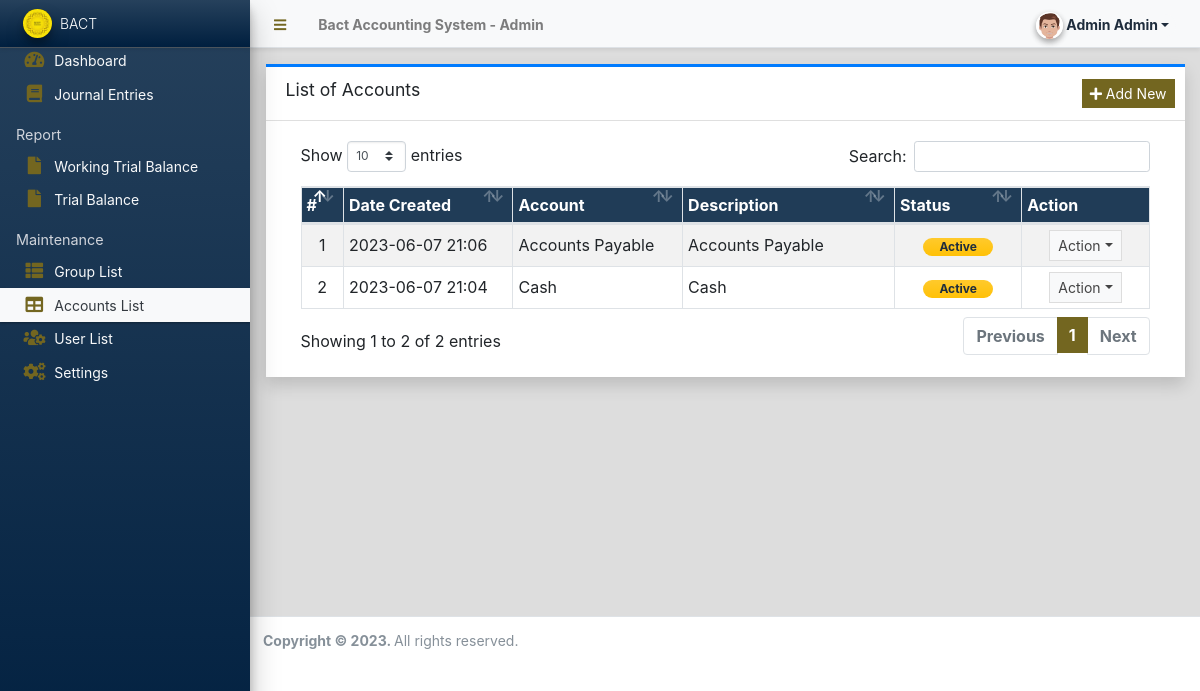
/admin/?page=accounts (signed in), run on the app's committed database.
### tables this page shows
CREATE TABLE `account_list` (
  `id` int(30) NOT NULL,
  `name` text NOT NULL,
  `description` text NOT NULL,
  `status` tinyint(1) NOT NULL DEFAULT 1,
  `delete_flag` tinyint(1) NOT NULL DEFAULT 0,
  `date_created` datetime NOT NULL DEFAULT current_timestamp(),
  `date_updated` datetime DEFAULT NULL ON UPDATE current_timestamp()
);

### admin/accounts/index.php (the view, shortened to what this page needs)
<div class="card card-outline card-primary rounded-0 shadow">
	<div class="card-header">
		<h3 class="card-title">List of Accounts</h3>
		<div class="card-tools">
			<a href="javascript:void(0)" id="create_new" class="btn btn-flat btn-sm btn-primary"><span class="fas fa-plus" style="color: white;"></span>  Add New</a>
		</div>
	</div>
	<div class="card-body">
		<div class="container-fluid">
        <div class="container-fluid">
			<table class="table table-bordered table-hover table-striped">
				<colgroup>
					<col width="5%">
					<col width="20%">
					<col width="20%">
					<col width="25%">
					<col width="15%">
					<col width="15%">
				</colgroup>
				<thead>
					<tr class="custom-tr">
						<th>#</th>
						<th>Date Created</th>
						<th>Account</th>
						<th>Description</th>
						<th>Status</th>
						<th>Action</th>
					</tr>
				</thead>
				<tbody>
					<?php
						$i = 1;
						$qry = $conn->query("SELECT * from `account_list` where delete_flag = 0 order by `name` asc ");
						while($row = $qry->fetch_assoc()):
					?>
						<tr>
							<td class="text-center"><?php echo $i++; ?></td>
							<td class=""><?php echo date("Y-m-d H:i",strtotime($row['date_created'])) ?></td>
							<td class=""><?php echo $row['name'] ?></td>
							<td class=""><p class="m-0 truncate-1"><?php echo $row['description'] ?></p></td>
							<td class="text-center">
								<?php
									switch($row['status']){
										case 1:
											echo '<span class="badge badge-primary bg-gradient-warning px-3 rounded-pill">Active</span>';
											break;
									}
								?>
							</td>
							<td align="center">
								<button type="button" class="btn btn-flat btn-default btn-sm dropdown-toggle dropdown-icon" data-toggle="dropdown">
									Action
								</button>
							</td>
						</tr>
					<?php endwhile; ?>
				</tbody>
			</table>
		</div>
		</div>
	</div>
</div>

### admin/accounts/index.php (style rules this page uses)
.btn-primary { color: while; background-color: #736620; border: #736620; }
.custom-tr { background-color: #203c57; color: white; }
.fas { color: #736620; }

### data on the page
account_list: date_created "2023-06-07 21:06", name "Accounts Payable", description "Accounts Payable", status "Active"
account_list: date_created "2023-06-07 21:04", name "Cash", description "Cash", status "Active"

### other printed values
$_settings->info('name') "Bact Accounting System"
$_settings->info('short_name') "BACT"
